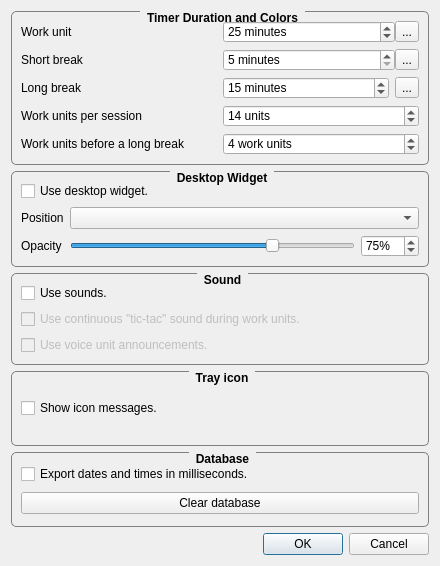
<?xml version="1.0" encoding="UTF-8"?>
<ui version="4.0">
 <class>ConfigurationDialog</class>
 <widget class="QDialog" name="ConfigurationDialog">
  <property name="geometry">
   <rect>
    <x>0</x>
    <y>0</y>
    <width>440</width>
    <height>566</height>
   </rect>
  </property>
  <property name="windowTitle">
   <string>Configuration</string>
  </property>
  <property name="windowIcon">
   <iconset resource="rsc/resources.qrc">
    <normaloff>:/WorkTimer/configuration.svg</normaloff>:/WorkTimer/configuration.svg</iconset>
  </property>
  <layout class="QGridLayout" name="gridLayout_2">
   <item row="1" column="0">
    <widget class="QGroupBox" name="groupBox_2">
     <property name="font">
      <font>
       <bold>true</bold>
      </font>
     </property>
     <property name="toolTip">
      <string>Options of the desktop widget</string>
     </property>
     <property name="styleSheet">
      <string notr="true">QGroupBox {
    border: 1px solid gray;
    border-radius: 5px;
    margin-top: 1ex;
}

QGroupBox::title {
    subcontrol-origin: margin;
    subcontrol-position: top center; /* position at the top center */
    padding: 0px 5px;
}</string>
     </property>
     <property name="title">
      <string>Desktop Widget</string>
     </property>
     <layout class="QVBoxLayout" name="verticalLayout">
      <item>
       <widget class="QCheckBox" name="widgetCheckBox">
        <property name="toolTip">
         <string>Enable or disable the use the desktop widget</string>
        </property>
        <property name="text">
         <string>Use desktop widget.</string>
        </property>
       </widget>
      </item>
      <item>
       <layout class="QGridLayout" name="gridLayout_3">
        <item row="0" column="0">
         <widget class="QLabel" name="positionLabel">
          <property name="toolTip">
           <string>Position of the desktop widget</string>
          </property>
          <property name="text">
           <string>Position</string>
          </property>
         </widget>
        </item>
        <item row="1" column="0">
         <widget class="QLabel" name="opacityLabel">
          <property name="toolTip">
           <string>Opacity of the desktop widget</string>
          </property>
          <property name="text">
           <string>Opacity</string>
          </property>
         </widget>
        </item>
        <item row="0" column="1">
         <widget class="QComboBox" name="positionComboBox">
          <property name="toolTip">
           <string>Position of the desktop widget</string>
          </property>
         </widget>
        </item>
        <item row="1" column="1">
         <layout class="QHBoxLayout" name="horizontalLayout">
          <item>
           <widget class="QSlider" name="opacitySlider">
            <property name="minimum">
             <number>10</number>
            </property>
            <property name="maximum">
             <number>100</number>
            </property>
            <property name="value">
             <number>75</number>
            </property>
            <property name="orientation">
             <enum>Qt::Orientation::Horizontal</enum>
            </property>
           </widget>
          </item>
          <item>
           <widget class="QSpinBox" name="opacitySpinBox">
            <property name="toolTip">
             <string>Opacity of the desktop widget</string>
            </property>
            <property name="suffix">
             <string>%</string>
            </property>
            <property name="minimum">
             <number>10</number>
            </property>
            <property name="maximum">
             <number>100</number>
            </property>
            <property name="value">
             <number>75</number>
            </property>
           </widget>
          </item>
         </layout>
        </item>
       </layout>
      </item>
     </layout>
    </widget>
   </item>
   <item row="3" column="0">
    <widget class="QGroupBox" name="groupBox_4">
     <property name="font">
      <font>
       <bold>true</bold>
      </font>
     </property>
     <property name="styleSheet">
      <string notr="true">QGroupBox {
    border: 1px solid gray;
    border-radius: 5px;
    margin-top: 1ex;
}

QGroupBox::title {
    subcontrol-origin: margin;
    subcontrol-position: top center; /* position at the top center */
    padding: 0px 5px;
}</string>
     </property>
     <property name="title">
      <string>Tray icon</string>
     </property>
     <layout class="QVBoxLayout" name="verticalLayout_3">
      <item>
       <widget class="QCheckBox" name="m_iconMessagesCheckbox">
        <property name="toolTip">
         <string>Show a tray message when starting a unit.</string>
        </property>
        <property name="text">
         <string>Show icon messages.</string>
        </property>
       </widget>
      </item>
     </layout>
    </widget>
   </item>
   <item row="2" column="0">
    <widget class="QGroupBox" name="groupBox_3">
     <property name="font">
      <font>
       <bold>true</bold>
      </font>
     </property>
     <property name="toolTip">
      <string>Sound options</string>
     </property>
     <property name="styleSheet">
      <string notr="true">QGroupBox {
    border: 1px solid gray;
    border-radius: 5px;
    margin-top: 1ex;
}

QGroupBox::title {
    subcontrol-origin: margin;
    subcontrol-position: top center; /* position at the top center */
    padding: 0px 5px;
}</string>
     </property>
     <property name="title">
      <string>Sound</string>
     </property>
     <layout class="QVBoxLayout" name="verticalLayout_2">
      <item>
       <widget class="QCheckBox" name="soundCheckBox">
        <property name="toolTip">
         <string>Enable or disable the sounds when a unit starts or ends</string>
        </property>
        <property name="text">
         <string>Use sounds.</string>
        </property>
       </widget>
      </item>
      <item>
       <widget class="QCheckBox" name="ticTacCheckBox">
        <property name="enabled">
         <bool>false</bool>
        </property>
        <property name="toolTip">
         <string>Use a continuous tic-tac sound when in a work unit</string>
        </property>
        <property name="text">
         <string>Use continuous &quot;tic-tac&quot; sound during work units.</string>
        </property>
       </widget>
      </item>
      <item>
       <widget class="QCheckBox" name="voiceCheckBox">
        <property name="enabled">
         <bool>false</bool>
        </property>
        <property name="toolTip">
         <string>Announce the unit at the start.</string>
        </property>
        <property name="text">
         <string>Use voice unit announcements.</string>
        </property>
       </widget>
      </item>
     </layout>
    </widget>
   </item>
   <item row="0" column="0">
    <widget class="QGroupBox" name="groupBox">
     <property name="font">
      <font>
       <bold>true</bold>
      </font>
     </property>
     <property name="toolTip">
      <string>Duration and colors of the units</string>
     </property>
     <property name="styleSheet">
      <string notr="true">QGroupBox {
    border: 1px solid gray;
    border-radius: 5px;
    margin-top: 1ex;
}

QGroupBox::title {
    subcontrol-origin: margin;
    subcontrol-position: top center; /* position at the top center */
    padding: 0px 5px;
}</string>
     </property>
     <property name="title">
      <string>Timer Duration and Colors</string>
     </property>
     <layout class="QGridLayout" name="gridLayout">
      <item row="7" column="0">
       <widget class="QLabel" name="label_6">
        <property name="toolTip">
         <string>Number of work units per session</string>
        </property>
        <property name="text">
         <string>Work units per session</string>
        </property>
       </widget>
      </item>
      <item row="0" column="0">
       <widget class="QLabel" name="label">
        <property name="toolTip">
         <string>Duration of a work unit</string>
        </property>
        <property name="text">
         <string>Work unit</string>
        </property>
       </widget>
      </item>
      <item row="6" column="0">
       <widget class="QLabel" name="label_3">
        <property name="toolTip">
         <string>Duration of a long break</string>
        </property>
        <property name="text">
         <string>Long break</string>
        </property>
       </widget>
      </item>
      <item row="7" column="1">
       <widget class="QSpinBox" name="sessionSpinBox">
        <property name="toolTip">
         <string>Number of work units per session</string>
        </property>
        <property name="suffix">
         <string> units</string>
        </property>
        <property name="minimum">
         <number>1</number>
        </property>
        <property name="value">
         <number>14</number>
        </property>
       </widget>
      </item>
      <item row="0" column="1">
       <layout class="QHBoxLayout" name="horizontalLayout_2">
        <property name="spacing">
         <number>0</number>
        </property>
        <item>
         <widget class="QSpinBox" name="workSpinBox">
          <property name="toolTip">
           <string>Duration of a work unit</string>
          </property>
          <property name="suffix">
           <string> minutes</string>
          </property>
          <property name="minimum">
           <number>5</number>
          </property>
          <property name="value">
           <number>25</number>
          </property>
         </widget>
        </item>
        <item>
         <widget class="QToolButton" name="workColorButton">
          <property name="toolTip">
           <string>Color of a work unit</string>
          </property>
          <property name="text">
           <string>...</string>
          </property>
         </widget>
        </item>
       </layout>
      </item>
      <item row="4" column="1">
       <layout class="QHBoxLayout" name="horizontalLayout_3">
        <property name="spacing">
         <number>0</number>
        </property>
        <item>
         <widget class="QSpinBox" name="shortSpinBox">
          <property name="toolTip">
           <string>Duration of a short break</string>
          </property>
          <property name="suffix">
           <string> minutes</string>
          </property>
          <property name="minimum">
           <number>5</number>
          </property>
         </widget>
        </item>
        <item>
         <widget class="QToolButton" name="shortColorButton">
          <property name="toolTip">
           <string>Color of a short break</string>
          </property>
          <property name="text">
           <string>...</string>
          </property>
         </widget>
        </item>
       </layout>
      </item>
      <item row="6" column="1">
       <layout class="QHBoxLayout" name="horizontalLayout_4">
        <item>
         <widget class="QSpinBox" name="longSpinBox">
          <property name="toolTip">
           <string>Duration of a long break</string>
          </property>
          <property name="suffix">
           <string> minutes</string>
          </property>
          <property name="minimum">
           <number>5</number>
          </property>
          <property name="value">
           <number>15</number>
          </property>
         </widget>
        </item>
        <item>
         <widget class="QToolButton" name="longColorButton">
          <property name="toolTip">
           <string>Color of a long break</string>
          </property>
          <property name="text">
           <string>...</string>
          </property>
         </widget>
        </item>
       </layout>
      </item>
      <item row="4" column="0">
       <widget class="QLabel" name="label_2">
        <property name="toolTip">
         <string>Duration of a short break</string>
        </property>
        <property name="text">
         <string>Short break</string>
        </property>
       </widget>
      </item>
      <item row="8" column="0">
       <widget class="QLabel" name="label_4">
        <property name="text">
         <string>Work units before a long break</string>
        </property>
       </widget>
      </item>
      <item row="8" column="1">
       <widget class="QSpinBox" name="unitsBeforeBreak">
        <property name="suffix">
         <string> work units</string>
        </property>
        <property name="minimum">
         <number>1</number>
        </property>
        <property name="value">
         <number>4</number>
        </property>
       </widget>
      </item>
     </layout>
    </widget>
   </item>
   <item row="5" column="0">
    <widget class="QDialogButtonBox" name="buttonBox">
     <property name="orientation">
      <enum>Qt::Orientation::Horizontal</enum>
     </property>
     <property name="standardButtons">
      <set>QDialogButtonBox::StandardButton::Cancel|QDialogButtonBox::StandardButton::Ok</set>
     </property>
    </widget>
   </item>
   <item row="4" column="0">
    <widget class="QGroupBox" name="groupBox_5">
     <property name="font">
      <font>
       <bold>true</bold>
      </font>
     </property>
     <property name="styleSheet">
      <string notr="true">QGroupBox {
    border: 1px solid gray;
    border-radius: 5px;
    margin-top: 1ex;
}

QGroupBox::title {
    subcontrol-origin: margin;
    subcontrol-position: top center; /* position at the top center */
    padding: 0px 5px;
}</string>
     </property>
     <property name="title">
      <string>Database</string>
     </property>
     <layout class="QVBoxLayout" name="verticalLayout_4">
      <item>
       <widget class="QCheckBox" name="m_exportMs">
        <property name="toolTip">
         <string>Export the time and date values using milliseconds values.</string>
        </property>
        <property name="text">
         <string>Export dates and times in milliseconds.</string>
        </property>
       </widget>
      </item>
      <item>
       <widget class="QPushButton" name="m_clearDatabase">
        <property name="text">
         <string>Clear database</string>
        </property>
       </widget>
      </item>
     </layout>
    </widget>
   </item>
  </layout>
 </widget>
 <resources>
  <include location="rsc/resources.qrc"/>
 </resources>
 <connections>
  <connection>
   <sender>buttonBox</sender>
   <signal>accepted()</signal>
   <receiver>ConfigurationDialog</receiver>
   <slot>accept()</slot>
   <hints>
    <hint type="sourcelabel">
     <x>248</x>
     <y>254</y>
    </hint>
    <hint type="destinationlabel">
     <x>157</x>
     <y>274</y>
    </hint>
   </hints>
  </connection>
  <connection>
   <sender>buttonBox</sender>
   <signal>rejected()</signal>
   <receiver>ConfigurationDialog</receiver>
   <slot>reject()</slot>
   <hints>
    <hint type="sourcelabel">
     <x>316</x>
     <y>260</y>
    </hint>
    <hint type="destinationlabel">
     <x>286</x>
     <y>274</y>
    </hint>
   </hints>
  </connection>
  <connection>
   <sender>opacitySlider</sender>
   <signal>valueChanged(int)</signal>
   <receiver>opacitySpinBox</receiver>
   <slot>setValue(int)</slot>
   <hints>
    <hint type="sourcelabel">
     <x>186</x>
     <y>203</y>
    </hint>
    <hint type="destinationlabel">
     <x>344</x>
     <y>203</y>
    </hint>
   </hints>
  </connection>
  <connection>
   <sender>opacitySpinBox</sender>
   <signal>valueChanged(int)</signal>
   <receiver>opacitySlider</receiver>
   <slot>setValue(int)</slot>
   <hints>
    <hint type="sourcelabel">
     <x>344</x>
     <y>203</y>
    </hint>
    <hint type="destinationlabel">
     <x>186</x>
     <y>203</y>
    </hint>
   </hints>
  </connection>
 </connections>
</ui>
